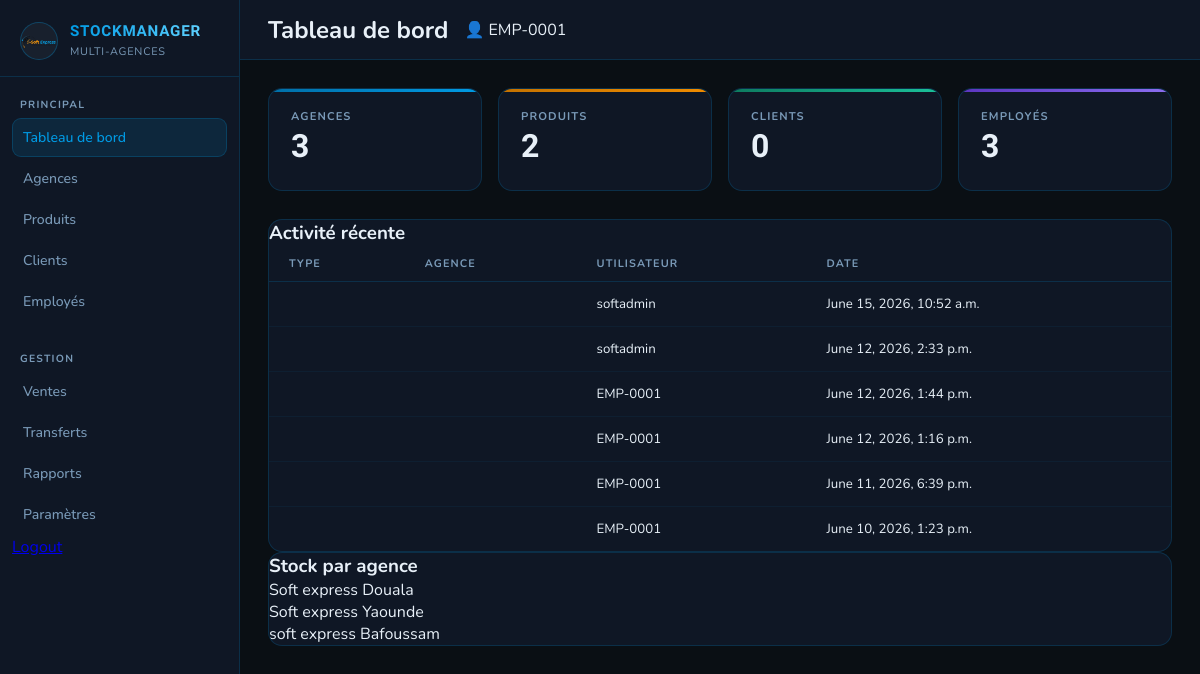
Before: /dashboard/ (signed in) with the older database file.
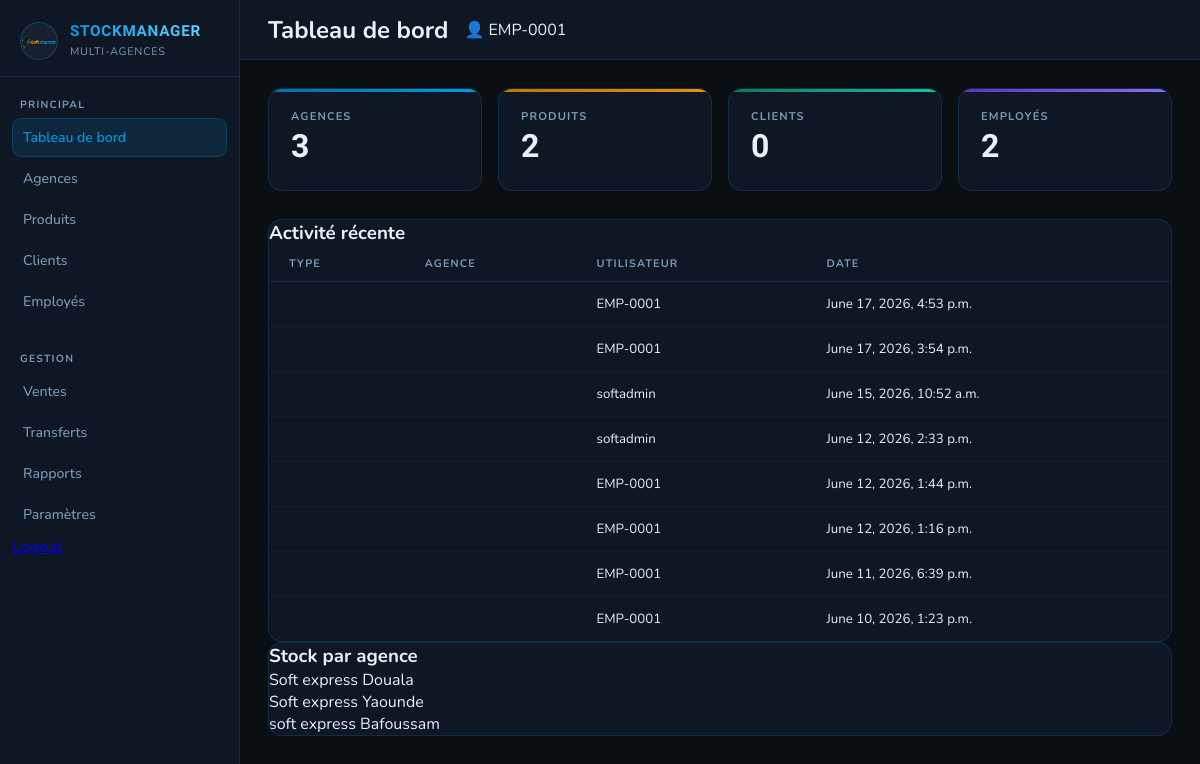
After: the same page with the newer database file.
### logs/models.py (models this page shows, shortened)
class ActivityLog(models.Model):
    ACTIONS = (
        ('LOGIN', 'Login'),
        ('SALE', 'Sale'),
        ('PRODUCT', 'Product Added'),
        ('TRANSFER', 'Stock Transfer'),
        ('CUSTOMER', 'Customer Added'),
    )
    user = models.ForeignKey(
        User,
        on_delete=models.CASCADE
    )
    action = models.CharField(
        max_length=20,
        choices=ACTIONS
    )
    description = models.CharField(
        max_length=255
    )
    created_at = models.DateTimeField(
        auto_now_add=True
    )

### agencies/models.py (models this page shows, shortened)
class Agency(models.Model):
    name = models.CharField(max_length=100)
    city = models.CharField(max_length=100)
    address = models.TextField()
    phone = models.CharField(max_length=20)
    created_at = models.DateTimeField(auto_now_add=True)

### dashboard/views.py (the view)
# urls.py: path('dashboard/', include('dashboard.urls')),
@login_required
def dashboard(request):
    context = {
        "total_agencies": Agency.objects.count(),
        "total_products": Product.objects.count(),
        "total_customers": Customer.objects.count(),
        "total_employees": Employee.objects.count(),
        "recent_activities": ActivityLog.objects.select_related("user").order_by("-created_at")[:10],
        "stock_by_agency": Agency.objects.all()
    }
    return render(request, "dashboard/dashboard.html", context)

### template/dashboard/dashboard.html (shortened to what this page needs)
{% load static %}
<!DOCTYPE html>
<html lang="fr" data-theme="dark">
<head>
  <link rel="stylesheet" href="{% static 'style.css' %}"/>
  <link rel="stylesheet" href="{% static 'dashboard.css' %}"/>
</head>
<body>
<div class="layout">
  <aside class="sidebar">
    <div class="sidebar-logo">
      <img src="{% static 'logo.png' %}" alt="Logo"/>
      <div class="sidebar-logo-text">
        <strong>StockManager</strong>
        <span>Multi-Agences</span>
      </div>
    </div>
    <div class="nav-section">
      <div class="nav-section-label">Principal</div>
      <a href="{% url 'dashboard' %}" class="nav-item active">
        <span>Tableau de bord</span>
      </a>
      <a href="{% url 'agency_list' %}" class="nav-item">Agences</a>
      <a href="#" class="nav-item">Produits</a>
      <a href="#" class="nav-item">Clients</a>
      <a href="{% url 'employee_list' %}" class="nav-item">Employés</a>
    </div>
    <div class="nav-section">
      <div class="nav-section-label">Gestion</div>
      <a href="#" class="nav-item">Ventes</a>
      <a href="#" class="nav-item">Transferts</a>
      <a href="#" class="nav-item">Rapports</a>
      <a href="#" class="nav-item">Paramètres</a>
      <a href="{% url 'Logout' %}" class="btn-danger">Logout</a>
    </div>
  </aside>
  <div class="main">
    <header class="topbar">
      <h2>Tableau de bord</h2>
      <div>
        👤 {{ request.user.username }}
      </div>
    </header>
    <main class="content">
      <div class="stats-grid">
        <div class="stat-card blue">
          <div class="stat-label">Agences</div>
          <div class="stat-value">{{ total_agencies|default:"0" }}</div>
        </div>
        <div class="stat-card orange">
          <div class="stat-label">Produits</div>
          <div class="stat-value">{{ total_products|default:"0" }}</div>
        </div>
        <div class="stat-card teal">
          <div class="stat-label">Clients</div>
          <div class="stat-value">{{ total_customers|default:"0" }}</div>
        </div>
        <div class="stat-card purple">
          <div class="stat-label">Employés</div>
          <div class="stat-value">{{ total_employees|default:"0" }}</div>
        </div>
      </div>
      <div class="panel-card">
        <h3>Activité récente</h3>
        <table class="activity-table">
          <thead>
            <tr>
              <th>Type</th>
              <th>Agence</th>
              <th>Utilisateur</th>
              <th>Date</th>
            </tr>
          </thead>
          <tbody>
            {% for activity in recent_activities %}
            <tr>
              <td>{{ activity.type }}</td>
              <td>{{ activity.agency.name }}</td>
              <td>{{ activity.user.username }}</td>
              <td>{{ activity.created_at }}</td>
            </tr>
            {% empty %}
            <tr>
              <td colspan="4">Aucune activité récente</td>
            </tr>
            {% endfor %}
          </tbody>
        </table>
      </div>
      <div class="panel-card">
        <h3>Stock par agence</h3>
        <div class="stock-list">
          {% for agency in stock_by_agency %}
          <div class="stock-item">
            <span>{{ agency.name }}</span>
          </div>
          {% empty %}
          <p>Aucune donnée disponible</p>
          {% endfor %}
        </div>
      </div>
    </main>
  </div>
</div>
</body>
</html>

Changed rows visible on the page:
added ActivityLog: user.username "EMP-0001", created_at "June 17, 2026, 4:53 p.m."
added ActivityLog: user.username "EMP-0001", created_at "June 17, 2026, 3:54 p.m."
Other visible differences:
{{ total_employees|default:"0" }}: "3" → "2"
